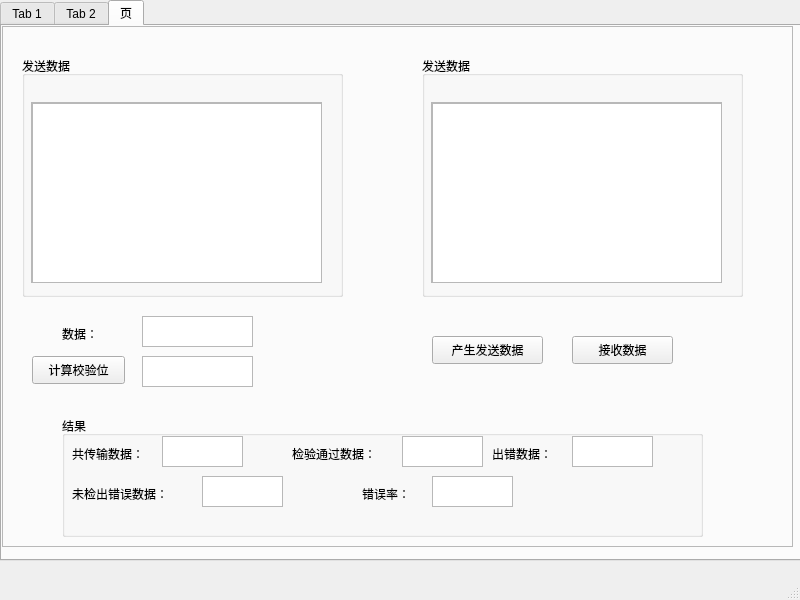
<?xml version="1.0" encoding="UTF-8"?>
<ui version="4.0">
 <class>MainWindow</class>
 <widget class="QMainWindow" name="MainWindow">
  <property name="geometry">
   <rect>
    <x>0</x>
    <y>0</y>
    <width>800</width>
    <height>600</height>
   </rect>
  </property>
  <property name="windowTitle">
   <string>MainWindow</string>
  </property>
  <widget class="QWidget" name="centralwidget">
   <widget class="QTabWidget" name="tabWidget">
    <property name="geometry">
     <rect>
      <x>0</x>
      <y>0</y>
      <width>801</width>
      <height>561</height>
     </rect>
    </property>
    <property name="currentIndex">
     <number>2</number>
    </property>
    <widget class="QWidget" name="SD">
     <attribute name="title">
      <string>Tab 1</string>
     </attribute>
     <widget class="QFrame" name="frame">
      <property name="geometry">
       <rect>
        <x>0</x>
        <y>0</y>
        <width>791</width>
        <height>521</height>
       </rect>
      </property>
      <property name="frameShape">
       <enum>QFrame::StyledPanel</enum>
      </property>
      <property name="frameShadow">
       <enum>QFrame::Raised</enum>
      </property>
      <widget class="QGroupBox" name="SendDataBox">
       <property name="geometry">
        <rect>
         <x>20</x>
         <y>30</y>
         <width>321</width>
         <height>241</height>
        </rect>
       </property>
       <property name="title">
        <string>发送数据</string>
       </property>
       <widget class="QScrollArea" name="SendDataScrollArea">
        <property name="geometry">
         <rect>
          <x>9</x>
          <y>46</y>
          <width>291</width>
          <height>181</height>
         </rect>
        </property>
        <property name="widgetResizable">
         <bool>true</bool>
        </property>
        <widget class="QWidget" name="scrollAreaWidgetContents">
         <property name="geometry">
          <rect>
           <x>0</x>
           <y>0</y>
           <width>289</width>
           <height>179</height>
          </rect>
         </property>
         <widget class="QTableWidget" name="SendDataTable">
          <property name="geometry">
           <rect>
            <x>0</x>
            <y>0</y>
            <width>291</width>
            <height>181</height>
           </rect>
          </property>
         </widget>
        </widget>
       </widget>
      </widget>
      <widget class="QTextEdit" name="InputSingleData">
       <property name="geometry">
        <rect>
         <x>140</x>
         <y>290</y>
         <width>111</width>
         <height>31</height>
        </rect>
       </property>
      </widget>
      <widget class="QLabel" name="label">
       <property name="geometry">
        <rect>
         <x>60</x>
         <y>300</y>
         <width>72</width>
         <height>15</height>
        </rect>
       </property>
       <property name="text">
        <string>数据：</string>
       </property>
      </widget>
      <widget class="QPushButton" name="CaculateBitSD">
       <property name="geometry">
        <rect>
         <x>30</x>
         <y>330</y>
         <width>93</width>
         <height>28</height>
        </rect>
       </property>
       <property name="text">
        <string>计算校验位</string>
       </property>
      </widget>
      <widget class="QTextEdit" name="CaculateSingleDataBit">
       <property name="geometry">
        <rect>
         <x>140</x>
         <y>330</y>
         <width>111</width>
         <height>31</height>
        </rect>
       </property>
      </widget>
      <widget class="QPushButton" name="GenerateData">
       <property name="geometry">
        <rect>
         <x>430</x>
         <y>310</y>
         <width>111</width>
         <height>28</height>
        </rect>
       </property>
       <property name="text">
        <string>产生发送数据</string>
       </property>
      </widget>
      <widget class="QPushButton" name="ReceiveDatalist">
       <property name="geometry">
        <rect>
         <x>570</x>
         <y>310</y>
         <width>101</width>
         <height>28</height>
        </rect>
       </property>
       <property name="text">
        <string>接收数据</string>
       </property>
      </widget>
      <widget class="QGroupBox" name="groupBox_3">
       <property name="geometry">
        <rect>
         <x>60</x>
         <y>390</y>
         <width>641</width>
         <height>121</height>
        </rect>
       </property>
       <property name="title">
        <string>结果</string>
       </property>
       <widget class="QLabel" name="label_2">
        <property name="geometry">
         <rect>
          <x>10</x>
          <y>30</y>
          <width>131</width>
          <height>16</height>
         </rect>
        </property>
        <property name="text">
         <string>共传输数据：</string>
        </property>
       </widget>
       <widget class="QLabel" name="label_3">
        <property name="geometry">
         <rect>
          <x>230</x>
          <y>30</y>
          <width>141</width>
          <height>16</height>
         </rect>
        </property>
        <property name="text">
         <string>检验通过数据：</string>
        </property>
       </widget>
       <widget class="QLabel" name="label_4">
        <property name="geometry">
         <rect>
          <x>430</x>
          <y>30</y>
          <width>141</width>
          <height>16</height>
         </rect>
        </property>
        <property name="text">
         <string>出错数据：</string>
        </property>
       </widget>
       <widget class="QLabel" name="label_5">
        <property name="geometry">
         <rect>
          <x>10</x>
          <y>70</y>
          <width>141</width>
          <height>16</height>
         </rect>
        </property>
        <property name="text">
         <string>未检出错误数据：</string>
        </property>
       </widget>
       <widget class="QLabel" name="label_6">
        <property name="geometry">
         <rect>
          <x>300</x>
          <y>70</y>
          <width>131</width>
          <height>16</height>
         </rect>
        </property>
        <property name="text">
         <string>错误率：</string>
        </property>
       </widget>
       <widget class="QTextEdit" name="DataAmount1">
        <property name="geometry">
         <rect>
          <x>100</x>
          <y>20</y>
          <width>81</width>
          <height>31</height>
         </rect>
        </property>
       </widget>
       <widget class="QTextEdit" name="PassedData1">
        <property name="geometry">
         <rect>
          <x>340</x>
          <y>20</y>
          <width>81</width>
          <height>31</height>
         </rect>
        </property>
       </widget>
       <widget class="QTextEdit" name="WorngDataAmount1">
        <property name="geometry">
         <rect>
          <x>510</x>
          <y>20</y>
          <width>81</width>
          <height>31</height>
         </rect>
        </property>
       </widget>
       <widget class="QTextEdit" name="UndetectedDataAmount1">
        <property name="geometry">
         <rect>
          <x>140</x>
          <y>60</y>
          <width>81</width>
          <height>31</height>
         </rect>
        </property>
       </widget>
       <widget class="QTextEdit" name="WrongPercent1">
        <property name="geometry">
         <rect>
          <x>370</x>
          <y>60</y>
          <width>81</width>
          <height>31</height>
         </rect>
        </property>
       </widget>
      </widget>
      <widget class="QGroupBox" name="ReceiveDataBox">
       <property name="geometry">
        <rect>
         <x>420</x>
         <y>30</y>
         <width>321</width>
         <height>241</height>
        </rect>
       </property>
       <property name="title">
        <string>发送数据</string>
       </property>
       <widget class="QScrollArea" name="ReceiveDataScrollArea">
        <property name="geometry">
         <rect>
          <x>9</x>
          <y>46</y>
          <width>291</width>
          <height>181</height>
         </rect>
        </property>
        <property name="widgetResizable">
         <bool>true</bool>
        </property>
        <widget class="QWidget" name="scrollAreaWidgetContents_2">
         <property name="geometry">
          <rect>
           <x>0</x>
           <y>0</y>
           <width>289</width>
           <height>179</height>
          </rect>
         </property>
         <widget class="QTableWidget" name="ReceiveDataTable">
          <property name="geometry">
           <rect>
            <x>0</x>
            <y>0</y>
            <width>291</width>
            <height>181</height>
           </rect>
          </property>
         </widget>
        </widget>
       </widget>
      </widget>
     </widget>
    </widget>
    <widget class="QWidget" name="tab_2">
     <attribute name="title">
      <string>Tab 2</string>
     </attribute>
     <widget class="QFrame" name="frame_2">
      <property name="geometry">
       <rect>
        <x>0</x>
        <y>0</y>
        <width>791</width>
        <height>521</height>
       </rect>
      </property>
      <property name="frameShape">
       <enum>QFrame::StyledPanel</enum>
      </property>
      <property name="frameShadow">
       <enum>QFrame::Raised</enum>
      </property>
      <widget class="QGroupBox" name="SendDataBox_2">
       <property name="geometry">
        <rect>
         <x>20</x>
         <y>30</y>
         <width>321</width>
         <height>241</height>
        </rect>
       </property>
       <property name="title">
        <string>发送数据</string>
       </property>
       <widget class="QScrollArea" name="SendDataScrollArea_2">
        <property name="geometry">
         <rect>
          <x>9</x>
          <y>46</y>
          <width>291</width>
          <height>181</height>
         </rect>
        </property>
        <property name="widgetResizable">
         <bool>true</bool>
        </property>
        <widget class="QWidget" name="scrollAreaWidgetContents_3">
         <property name="geometry">
          <rect>
           <x>0</x>
           <y>0</y>
           <width>289</width>
           <height>179</height>
          </rect>
         </property>
         <widget class="QTableWidget" name="SendDataTable_2">
          <property name="geometry">
           <rect>
            <x>0</x>
            <y>0</y>
            <width>291</width>
            <height>181</height>
           </rect>
          </property>
         </widget>
        </widget>
       </widget>
      </widget>
      <widget class="QTextEdit" name="InputSingleData_2">
       <property name="geometry">
        <rect>
         <x>140</x>
         <y>290</y>
         <width>111</width>
         <height>31</height>
        </rect>
       </property>
      </widget>
      <widget class="QLabel" name="label_7">
       <property name="geometry">
        <rect>
         <x>60</x>
         <y>300</y>
         <width>72</width>
         <height>15</height>
        </rect>
       </property>
       <property name="text">
        <string>数据：</string>
       </property>
      </widget>
      <widget class="QPushButton" name="CaculateBitSD_2">
       <property name="geometry">
        <rect>
         <x>30</x>
         <y>330</y>
         <width>93</width>
         <height>28</height>
        </rect>
       </property>
       <property name="text">
        <string>计算校验位</string>
       </property>
      </widget>
      <widget class="QTextEdit" name="CaculateSingleDataBit_2">
       <property name="geometry">
        <rect>
         <x>140</x>
         <y>330</y>
         <width>111</width>
         <height>31</height>
        </rect>
       </property>
      </widget>
      <widget class="QPushButton" name="GenerateData_2">
       <property name="geometry">
        <rect>
         <x>430</x>
         <y>310</y>
         <width>111</width>
         <height>28</height>
        </rect>
       </property>
       <property name="text">
        <string>产生发送数据</string>
       </property>
      </widget>
      <widget class="QPushButton" name="ReceiveDatalist_2">
       <property name="geometry">
        <rect>
         <x>570</x>
         <y>310</y>
         <width>101</width>
         <height>28</height>
        </rect>
       </property>
       <property name="text">
        <string>接收数据</string>
       </property>
      </widget>
      <widget class="QGroupBox" name="groupBox_4">
       <property name="geometry">
        <rect>
         <x>60</x>
         <y>390</y>
         <width>641</width>
         <height>121</height>
        </rect>
       </property>
       <property name="title">
        <string>结果</string>
       </property>
       <widget class="QLabel" name="label_8">
        <property name="geometry">
         <rect>
          <x>10</x>
          <y>30</y>
          <width>131</width>
          <height>16</height>
         </rect>
        </property>
        <property name="text">
         <string>共传输数据：</string>
        </property>
       </widget>
       <widget class="QLabel" name="label_9">
        <property name="geometry">
         <rect>
          <x>230</x>
          <y>30</y>
          <width>141</width>
          <height>16</height>
         </rect>
        </property>
        <property name="text">
         <string>检验通过数据：</string>
        </property>
       </widget>
       <widget class="QLabel" name="label_10">
        <property name="geometry">
         <rect>
          <x>430</x>
          <y>30</y>
          <width>141</width>
          <height>16</height>
         </rect>
        </property>
        <property name="text">
         <string>出错数据：</string>
        </property>
       </widget>
       <widget class="QLabel" name="label_11">
        <property name="geometry">
         <rect>
          <x>10</x>
          <y>70</y>
          <width>141</width>
          <height>16</height>
         </rect>
        </property>
        <property name="text">
         <string>未检出错误数据：</string>
        </property>
       </widget>
       <widget class="QLabel" name="label_12">
        <property name="geometry">
         <rect>
          <x>300</x>
          <y>70</y>
          <width>131</width>
          <height>16</height>
         </rect>
        </property>
        <property name="text">
         <string>错误率：</string>
        </property>
       </widget>
       <widget class="QTextEdit" name="DataAmount1_2">
        <property name="geometry">
         <rect>
          <x>100</x>
          <y>20</y>
          <width>81</width>
          <height>31</height>
         </rect>
        </property>
       </widget>
       <widget class="QTextEdit" name="PassedData1_2">
        <property name="geometry">
         <rect>
          <x>340</x>
          <y>20</y>
          <width>81</width>
          <height>31</height>
         </rect>
        </property>
       </widget>
       <widget class="QTextEdit" name="WorngDataAmount1_2">
        <property name="geometry">
         <rect>
          <x>510</x>
          <y>20</y>
          <width>81</width>
          <height>31</height>
         </rect>
        </property>
       </widget>
       <widget class="QTextEdit" name="UndetectedDataAmount1_2">
        <property name="geometry">
         <rect>
          <x>140</x>
          <y>60</y>
          <width>81</width>
          <height>31</height>
         </rect>
        </property>
       </widget>
       <widget class="QTextEdit" name="WrongPercent1_2">
        <property name="geometry">
         <rect>
          <x>370</x>
          <y>60</y>
          <width>81</width>
          <height>31</height>
         </rect>
        </property>
       </widget>
      </widget>
      <widget class="QGroupBox" name="ReceiveDataBox_2">
       <property name="geometry">
        <rect>
         <x>420</x>
         <y>30</y>
         <width>321</width>
         <height>241</height>
        </rect>
       </property>
       <property name="title">
        <string>发送数据</string>
       </property>
       <widget class="QScrollArea" name="ReceiveDataScrollArea_2">
        <property name="geometry">
         <rect>
          <x>9</x>
          <y>46</y>
          <width>291</width>
          <height>181</height>
         </rect>
        </property>
        <property name="widgetResizable">
         <bool>true</bool>
        </property>
        <widget class="QWidget" name="scrollAreaWidgetContents_4">
         <property name="geometry">
          <rect>
           <x>0</x>
           <y>0</y>
           <width>289</width>
           <height>179</height>
          </rect>
         </property>
         <widget class="QTableWidget" name="ReceiveDataTable_2">
          <property name="geometry">
           <rect>
            <x>0</x>
            <y>0</y>
            <width>291</width>
            <height>181</height>
           </rect>
          </property>
         </widget>
        </widget>
       </widget>
      </widget>
     </widget>
    </widget>
    <widget class="QWidget" name="tab">
     <attribute name="title">
      <string>页</string>
     </attribute>
     <widget class="QFrame" name="frame_3">
      <property name="geometry">
       <rect>
        <x>0</x>
        <y>0</y>
        <width>791</width>
        <height>521</height>
       </rect>
      </property>
      <property name="frameShape">
       <enum>QFrame::StyledPanel</enum>
      </property>
      <property name="frameShadow">
       <enum>QFrame::Raised</enum>
      </property>
      <widget class="QGroupBox" name="SendDataBox_3">
       <property name="geometry">
        <rect>
         <x>20</x>
         <y>30</y>
         <width>321</width>
         <height>241</height>
        </rect>
       </property>
       <property name="title">
        <string>发送数据</string>
       </property>
       <widget class="QScrollArea" name="SendDataScrollArea_3">
        <property name="geometry">
         <rect>
          <x>9</x>
          <y>46</y>
          <width>291</width>
          <height>181</height>
         </rect>
        </property>
        <property name="widgetResizable">
         <bool>true</bool>
        </property>
        <widget class="QWidget" name="scrollAreaWidgetContents_5">
         <property name="geometry">
          <rect>
           <x>0</x>
           <y>0</y>
           <width>289</width>
           <height>179</height>
          </rect>
         </property>
         <widget class="QTableWidget" name="SendDataTable_3">
          <property name="geometry">
           <rect>
            <x>0</x>
            <y>0</y>
            <width>291</width>
            <height>181</height>
           </rect>
          </property>
         </widget>
        </widget>
       </widget>
      </widget>
      <widget class="QTextEdit" name="InputSingleData_3">
       <property name="geometry">
        <rect>
         <x>140</x>
         <y>290</y>
         <width>111</width>
         <height>31</height>
        </rect>
       </property>
      </widget>
      <widget class="QLabel" name="label_13">
       <property name="geometry">
        <rect>
         <x>60</x>
         <y>300</y>
         <width>72</width>
         <height>15</height>
        </rect>
       </property>
       <property name="text">
        <string>数据：</string>
       </property>
      </widget>
      <widget class="QPushButton" name="CaculateBitSD_3">
       <property name="geometry">
        <rect>
         <x>30</x>
         <y>330</y>
         <width>93</width>
         <height>28</height>
        </rect>
       </property>
       <property name="text">
        <string>计算校验位</string>
       </property>
      </widget>
      <widget class="QTextEdit" name="CaculateSingleDataBit_3">
       <property name="geometry">
        <rect>
         <x>140</x>
         <y>330</y>
         <width>111</width>
         <height>31</height>
        </rect>
       </property>
      </widget>
      <widget class="QPushButton" name="GenerateData_3">
       <property name="geometry">
        <rect>
         <x>430</x>
         <y>310</y>
         <width>111</width>
         <height>28</height>
        </rect>
       </property>
       <property name="text">
        <string>产生发送数据</string>
       </property>
      </widget>
      <widget class="QPushButton" name="ReceiveDatalist_3">
       <property name="geometry">
        <rect>
         <x>570</x>
         <y>310</y>
         <width>101</width>
         <height>28</height>
        </rect>
       </property>
       <property name="text">
        <string>接收数据</string>
       </property>
      </widget>
      <widget class="QGroupBox" name="groupBox_5">
       <property name="geometry">
        <rect>
         <x>60</x>
         <y>390</y>
         <width>641</width>
         <height>121</height>
        </rect>
       </property>
       <property name="title">
        <string>结果</string>
       </property>
       <widget class="QLabel" name="label_14">
        <property name="geometry">
         <rect>
          <x>10</x>
          <y>30</y>
          <width>131</width>
          <height>16</height>
         </rect>
        </property>
        <property name="text">
         <string>共传输数据：</string>
        </property>
       </widget>
       <widget class="QLabel" name="label_15">
        <property name="geometry">
         <rect>
          <x>230</x>
          <y>30</y>
          <width>141</width>
          <height>16</height>
         </rect>
        </property>
        <property name="text">
         <string>检验通过数据：</string>
        </property>
       </widget>
       <widget class="QLabel" name="label_16">
        <property name="geometry">
         <rect>
          <x>430</x>
          <y>30</y>
          <width>141</width>
          <height>16</height>
         </rect>
        </property>
        <property name="text">
         <string>出错数据：</string>
        </property>
       </widget>
       <widget class="QLabel" name="label_17">
        <property name="geometry">
         <rect>
          <x>10</x>
          <y>70</y>
          <width>141</width>
          <height>16</height>
         </rect>
        </property>
        <property name="text">
         <string>未检出错误数据：</string>
        </property>
       </widget>
       <widget class="QLabel" name="label_18">
        <property name="geometry">
         <rect>
          <x>300</x>
          <y>70</y>
          <width>131</width>
          <height>16</height>
         </rect>
        </property>
        <property name="text">
         <string>错误率：</string>
        </property>
       </widget>
       <widget class="QTextEdit" name="DataAmount1_3">
        <property name="geometry">
         <rect>
          <x>100</x>
          <y>20</y>
          <width>81</width>
          <height>31</height>
         </rect>
        </property>
       </widget>
       <widget class="QTextEdit" name="PassedData1_3">
        <property name="geometry">
         <rect>
          <x>340</x>
          <y>20</y>
          <width>81</width>
          <height>31</height>
         </rect>
        </property>
       </widget>
       <widget class="QTextEdit" name="WorngDataAmount1_3">
        <property name="geometry">
         <rect>
          <x>510</x>
          <y>20</y>
          <width>81</width>
          <height>31</height>
         </rect>
        </property>
       </widget>
       <widget class="QTextEdit" name="UndetectedDataAmount1_3">
        <property name="geometry">
         <rect>
          <x>140</x>
          <y>60</y>
          <width>81</width>
          <height>31</height>
         </rect>
        </property>
       </widget>
       <widget class="QTextEdit" name="WrongPercent1_3">
        <property name="geometry">
         <rect>
          <x>370</x>
          <y>60</y>
          <width>81</width>
          <height>31</height>
         </rect>
        </property>
       </widget>
      </widget>
      <widget class="QGroupBox" name="ReceiveDataBox_3">
       <property name="geometry">
        <rect>
         <x>420</x>
         <y>30</y>
         <width>321</width>
         <height>241</height>
        </rect>
       </property>
       <property name="title">
        <string>发送数据</string>
       </property>
       <widget class="QScrollArea" name="ReceiveDataScrollArea_3">
        <property name="geometry">
         <rect>
          <x>9</x>
          <y>46</y>
          <width>291</width>
          <height>181</height>
         </rect>
        </property>
        <property name="widgetResizable">
         <bool>true</bool>
        </property>
        <widget class="QWidget" name="scrollAreaWidgetContents_6">
         <property name="geometry">
          <rect>
           <x>0</x>
           <y>0</y>
           <width>289</width>
           <height>179</height>
          </rect>
         </property>
         <widget class="QTableWidget" name="ReceiveDataTable_3">
          <property name="geometry">
           <rect>
            <x>0</x>
            <y>0</y>
            <width>291</width>
            <height>181</height>
           </rect>
          </property>
         </widget>
        </widget>
       </widget>
      </widget>
     </widget>
    </widget>
   </widget>
  </widget>
  <widget class="QMenuBar" name="menubar">
   <property name="geometry">
    <rect>
     <x>0</x>
     <y>0</y>
     <width>800</width>
     <height>26</height>
    </rect>
   </property>
  </widget>
  <widget class="QStatusBar" name="statusbar"/>
 </widget>
 <resources/>
 <connections/>
</ui>
